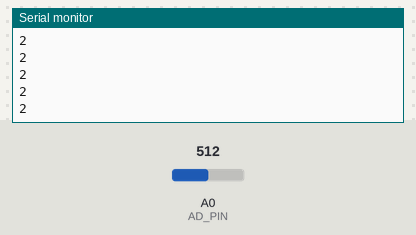
A sketch run on a simulated Arduino Uno, built with avr-gcc and run on an emulated ATmega328P. On the bench: the last lines printed to the serial monitor. Inputs (shaded band) come from the test bench; at power-on: A0 (AD_PIN) = 512.

Above: at 1.2 s.
1.3 s: A0 (AD_PIN) set to 490
At 1.8 s:
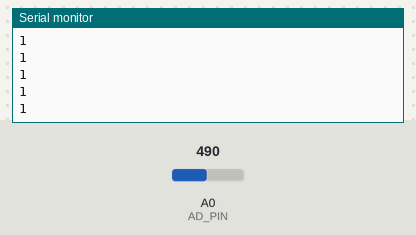
2.8 s: A0 (AD_PIN) set to 290
At 3.5 s:
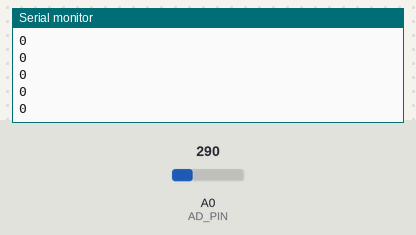
Timing chart, 0 to 5.8 s (numbered marks = the images above; inputs shaded):
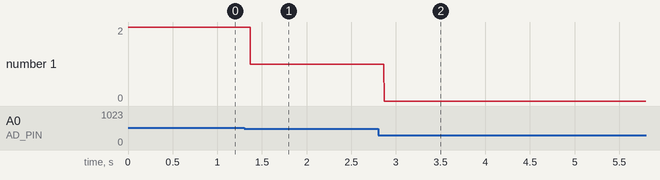

The sketch:

E29-kc11B04-4-key-buttons-ad-keypad-part-2.ino
```cpp
// (licence header left out)
const int AD_PIN = A0;

void setup() {
  Serial.begin(9600);
}

void loop() {

  int adValue = analogRead(AD_PIN);
  Serial.println(buttonFromValue(adValue));

}

// Returns the button number based on the analog value
byte buttonFromValue(int adValue) {

  if (adValue > 300 && adValue < 500) {
    return 1;
  }

  if (adValue > 500 && adValue < 700) {
    return 2;
  }

  if (adValue > 700 && adValue < 900) {
    return 3;
  }

  if (adValue > 900) {
    return 4;
  }

  return 0;

}
```

Measured:
- after the input at 1.3 s, the serial monitor: prints a new line after 0.07 s (image 1)
- after the input at 2.8 s, the serial monitor: prints a new line after 0.07 s (image 2)
- plotted number 1: 2 → 1 after the input at 1.3 s, 1 → 0 after the input at 2.8 s
